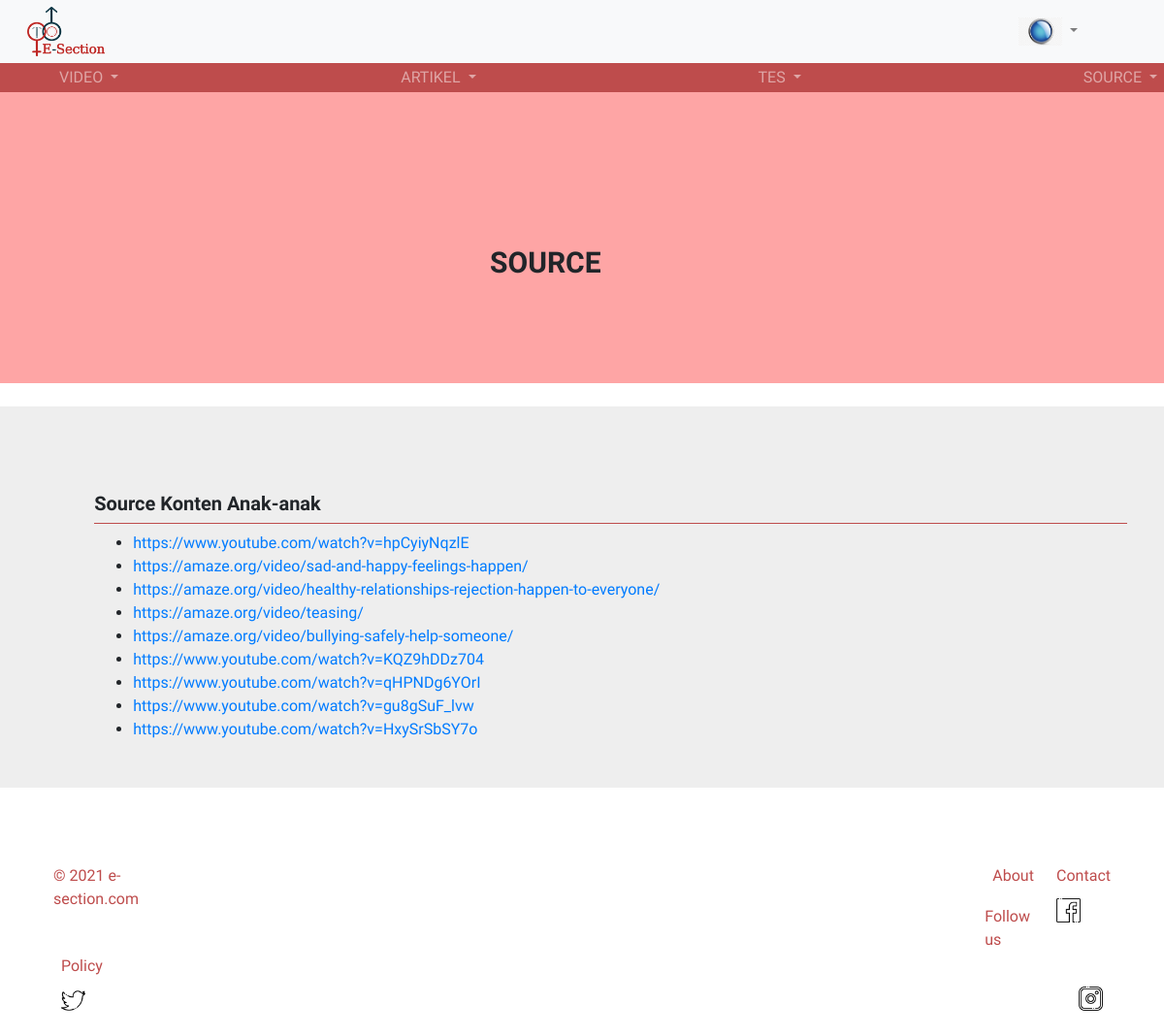
/public/C_User/list_sc/4 (signed in), run on the app's committed database.
### tables this page shows
CREATE TABLE `artikel` (
  `id_artikel` int(11) NOT NULL,
  `id_role` int(3) NOT NULL,
  `judul` varchar(100) NOT NULL,
  `source` text NOT NULL,
  `materi` text NOT NULL,
  `gambar` text NOT NULL,
  `fakta` varchar(200) NOT NULL,
  `tag` varchar(100) NOT NULL
);

CREATE TABLE `konten` (
  `id_konten` int(11) NOT NULL,
  `id_role` int(1) NOT NULL,
  `judul` text NOT NULL,
  `source` text NOT NULL,
  `materi` text NOT NULL,
  `gambar` text NOT NULL,
  `fakta` text NOT NULL,
  `tag` varchar(30) NOT NULL
);

### app/core/Controller.php (called while the page is built, shortened)
<?php
class Controller {
	public function view ($nama_view, $data = [])
	{
		require_once '../app/views/' . $nama_view . '.php';
	}
}

### app/controllers/C_User.php (called while the page is built, shortened)
<?php
class C_User extends Controller{
    public function list_sc($id){
		$data['id_role']=$id;
		$data['isi1']=$this->model("M_User")->get_scArtikel($id);
		$data['isi2']=$this->model("M_User")->get_scVideo($id);
		$this->view('admin/source', $data);
	}
}
?>

### app/core/App.php (called while the page is built, shortened)
<?php
class App {
	protected $method = "index";
	protected $params = [];
	public function __construct()
	{
		$url = $this->parseURL();
		if ( file_exists('../app/controllers/' . $url[0] . '.php')) {
			unset($url[0]);
		}
		$this->controller = new $this->controller;
		if ( isset($url[1])) {
			if (method_exists($this->controller, $url[1])) {
				$this->method = $url[1];
				unset($url[1]);
			}
		}
		if ( !empty($url)) {
			$this->params = array_values($url);
		}
		call_user_func_array([$this->controller, $this->method], $this->params);
	}
	public function parseURL() {
		if (isset($_GET['url'])) {
			$url = rtrim($_GET['url'], '/');
			$url = filter_var($url, FILTER_SANITIZE_URL);
			$url = explode('/', $url);
			return $url;
		}
		else {
			$url = array("C_Auth","index");
			return $url;
		}
	}
}

### public/index.php (called while the page is built, shortened)
<?php
$app = new App;

### app/core/Database.php (called while the page is built, shortened)
<?php
class Database {
	private $host = DB_HOST;
	private $user = DB_USER;
	private $pass = DB_PASS;
	private $db_name = DB_NAME;
	private $koneksi;
	public function __construct(){
		$this->koneksi = mysqli_connect($this->host, $this->user, $this->pass, $this->db_name);
	}
	public function exec ($query){
		$this->data = mysqli_query($this->koneksi,$query);
		return $this->data;
	}
}

### app/models/M_User.php (called while the page is built, shortened)
<?php
class M_User{
	private $koneksi;
	public function __construct(){
		$this->koneksi = new Database;
	}
	public function get_scArtikel($data){
		$que = "SELECT source FROM artikel WHERE id_role='$data'";
		$hasil = $this->koneksi->exec($que);
		return $hasil;
	}
	public function get_scVideo($data){
		$que = "SELECT source FROM konten WHERE id_role='$data'";
		$hasil = $this->koneksi->exec($que);
		return $hasil;
	}
}
?>

### app/views/admin/source.php (the view, shortened to what this page needs)
<!DOCTYPE html>
<html lang="en">
<head>
    <link rel="stylesheet" href="https://maxcdn.bootstrapcdn.com/bootstrap/4.0.0/css/bootstrap.min.css"
>
</head>
<body style="font-family: 'Raleway', sans-serif;">
    <div class="d-flex p-2" style="height: 300px;	background-color: #FEA5A5; margin: 0px; align-items: middle;">
        <div class="container" style="height: 300px; width: 400px;">
            <h1 class="Judul" style="font-size: 30px; font-weight: bolder; margin: 150px 60px 100px 90px;">
                SOURCE
            </h1>
        </div>
    </div>
    <br>
    <div class="d-flex p-2" style="background-color: #EEEEEE; align-items: center; height: auto; margin-bottom: 5%;">
        <div class="container" style="margin-left: 5%;">
            <div class="container">
                <div style="padding-top: 5rem; text-align: justify; ">
                    <h5 style="font-weight: bolder;">Source Konten <?php
                if($data['id_role']==2){
                    echo "Dewasa";
                }
                else if($data['id_role']==3){
                    echo "Remaja";
                }
                else if($data['id_role']==4){
                    echo "Anak-anak";
                }
                ?></h5>
                    <div class="dropdown-divider" style="border-color: #BE4C4C;"></div>
                    <h7>
                        <ul>
                        <?php foreach($data['isi1'] as $row):?>
                            <li><a
                                    href="<?= $row['source']?>"><?= $row['source']?></a>
                            </li>
                        <?php endforeach;?>
                        <?php foreach($data['isi2'] as $row):?>
                            <li><a
                                    href="<?= $row['source']?>"><?= $row['source']?></a>
                            </li>
                        <?php endforeach;?>
                        </ul>
                    </h7>
                    <br>
                </div>
            </div>
        </div>
    </div>
</body>
</html>

### public/css/style.css (style rules this page uses)
body { margin-bottom: 0px; padding: 0px; background: white; background-size: cover; background-position: center; font-family: 'Raleway', sans-serif; height: 100vh; }

### app/views/templates/navv.php (style rules this page uses)
.d-flex { background-color: #FEA5A5; margin: 0px; align-items: left; }

### data on the page
artikel: source "https://www.youtube.com/watch?v=hpCyiyNqzlE"
artikel: source "https://amaze.org/video/sad-and-happy-feelings-happen/"
artikel: source "https://amaze.org/video/healthy-relationships-rejection-happen-to-everyone/"
artikel: source "https://amaze.org/video/teasing/"
artikel: source "https://amaze.org/video/bullying-safely-help-someone/"
konten: source "https://www.youtube.com/watch?v=KQZ9hDDz704"
konten: source "https://www.youtube.com/watch?v=qHPNDg6YOrI"
konten: source "https://www.youtube.com/watch?v=gu8gSuF_lvw"
konten: source "https://www.youtube.com/watch?v=HxySrSbSY7o"
